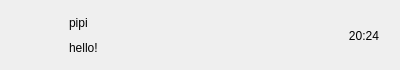
<?xml version="1.0" encoding="UTF-8"?>
<ui version="4.0">
 <class>ChatUserWid</class>
 <widget class="QWidget" name="ChatUserWid">
  <property name="geometry">
   <rect>
    <x>0</x>
    <y>0</y>
    <width>400</width>
    <height>70</height>
   </rect>
  </property>
  <property name="minimumSize">
   <size>
    <width>0</width>
    <height>70</height>
   </size>
  </property>
  <property name="maximumSize">
   <size>
    <width>16777215</width>
    <height>70</height>
   </size>
  </property>
  <property name="windowTitle">
   <string>Form</string>
  </property>
  <layout class="QHBoxLayout" name="horizontalLayout">
   <item>
    <widget class="QWidget" name="icon_wid" native="true">
     <property name="minimumSize">
      <size>
       <width>50</width>
       <height>50</height>
      </size>
     </property>
     <property name="maximumSize">
      <size>
       <width>50</width>
       <height>50</height>
      </size>
     </property>
     <widget class="QLabel" name="icon_lb">
      <property name="geometry">
       <rect>
        <x>6</x>
        <y>2</y>
        <width>45</width>
        <height>45</height>
       </rect>
      </property>
      <property name="minimumSize">
       <size>
        <width>45</width>
        <height>45</height>
       </size>
      </property>
      <property name="maximumSize">
       <size>
        <width>45</width>
        <height>45</height>
       </size>
      </property>
      <property name="text">
       <string/>
      </property>
     </widget>
     <widget class="QLabel" name="red_point">
      <property name="geometry">
       <rect>
        <x>20</x>
        <y>0</y>
        <width>30</width>
        <height>30</height>
       </rect>
      </property>
      <property name="minimumSize">
       <size>
        <width>30</width>
        <height>30</height>
       </size>
      </property>
      <property name="maximumSize">
       <size>
        <width>30</width>
        <height>30</height>
       </size>
      </property>
      <property name="text">
       <string/>
      </property>
     </widget>
    </widget>
   </item>
   <item>
    <widget class="QWidget" name="user_info_wid" native="true">
     <layout class="QVBoxLayout" name="verticalLayout">
      <property name="leftMargin">
       <number>2</number>
      </property>
      <property name="topMargin">
       <number>2</number>
      </property>
      <property name="rightMargin">
       <number>2</number>
      </property>
      <property name="bottomMargin">
       <number>2</number>
      </property>
      <item>
       <widget class="QLabel" name="user_name_lb">
        <property name="text">
         <string>pipi</string>
        </property>
       </widget>
      </item>
      <item>
       <widget class="QLabel" name="user_chat_lb">
        <property name="text">
         <string>hello!</string>
        </property>
       </widget>
      </item>
     </layout>
    </widget>
   </item>
   <item>
    <widget class="QWidget" name="time_wid" native="true">
     <property name="minimumSize">
      <size>
       <width>50</width>
       <height>50</height>
      </size>
     </property>
     <property name="maximumSize">
      <size>
       <width>50</width>
       <height>50</height>
      </size>
     </property>
     <layout class="QHBoxLayout" name="horizontalLayout_3">
      <item>
       <widget class="QLabel" name="time_lb">
        <property name="text">
         <string>20:24</string>
        </property>
        <property name="alignment">
         <set>Qt::AlignmentFlag::AlignCenter</set>
        </property>
       </widget>
      </item>
     </layout>
    </widget>
   </item>
  </layout>
 </widget>
 <resources/>
 <connections/>
</ui>
